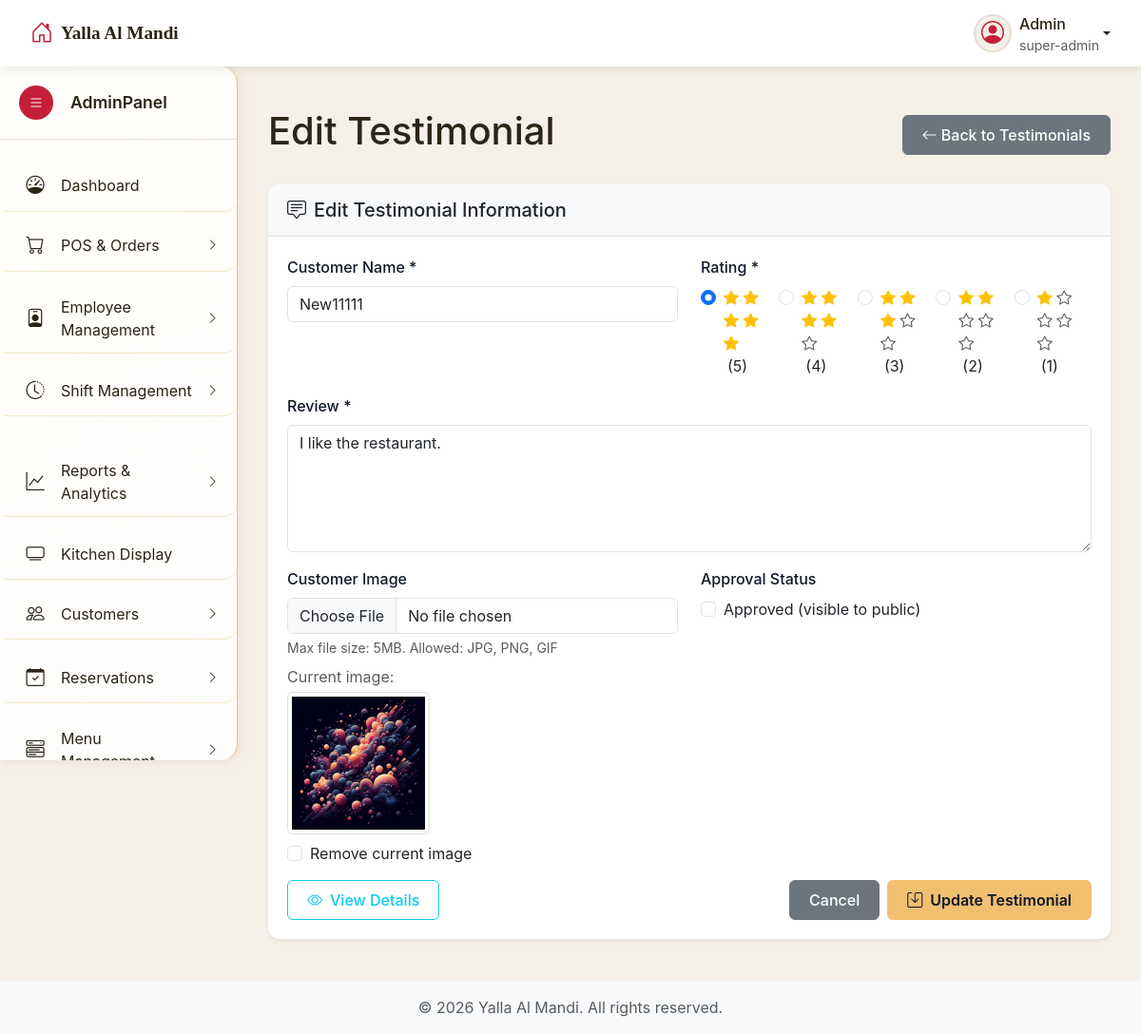
Page /admin/testimonials.php?source=edit_testimonial&id=5 (signed in) on the committed database.
### tables this page shows
CREATE TABLE `testimonials` (
  `id` int NOT NULL,
  `customer_name` varchar(100) NOT NULL,
  `customer_image` varchar(255) DEFAULT NULL,
  `rating` int DEFAULT NULL,
  `review` text NOT NULL,
  `is_approved` tinyint(1) DEFAULT '0',
  `created_at` timestamp NOT NULL DEFAULT CURRENT_TIMESTAMP
);

### admin/includes/edit_testimonial.php (the view, shortened to what this page needs)
<?php
$testimonial_id = (int)$_GET['id'];
$stmt = $connection->prepare("SELECT * FROM testimonials WHERE id = ?");
$stmt->bind_param("i", $testimonial_id);
$stmt->execute();
$result = $stmt->get_result();
$testimonial = $result->fetch_assoc();
$current_image = $testimonial['customer_image'] ?? '';
?>
<div class="main-content">
    <div class="container-fluid">
        <div class="d-flex justify-content-between align-items-center mb-4">
            <h1 class="page-title">Edit Testimonial</h1>
            <a href="testimonials.php" class="btn btn-secondary">
                <i class="bi bi-arrow-left"></i> Back to Testimonials
            </a>
        </div>
        <div class="card shadow-sm">
            <div class="card-header">
                <h5 class="mb-0"><i class="bi bi-chat-square-text me-2"></i>Edit Testimonial Information</h5>
            </div>
            <div class="card-body">
                <form method="POST" action="" enctype="multipart/form-data" id="editTestimonialForm">
                    <div class="row">
                        <div class="col-md-6">
                            <div class="mb-3">
                                <label for="customer_name" class="form-label">Customer Name *</label>
                                <input type="text" class="form-control" id="customer_name" name="customer_name"
                                       value="<?php echo htmlspecialchars($testimonial['customer_name']); ?>" required>
                            </div>
                        </div>
                        <div class="col-md-6">
                            <div class="mb-3">
                                <label for="rating" class="form-label">Rating *</label>
                                <div class="rating-input">
                                    <div class="d-flex align-items-center">
                                        <?php
                                        $selected_rating = $testimonial['rating'] ?? 5;
                                        for ($i = 5; $i >= 1; $i--):
                                        ?>
                                            <div class="form-check form-check-inline">
                                                <input class="form-check-input" type="radio" name="rating" id="rating<?php echo $i; ?>"
                                                       value="<?php echo $i; ?>" <?php echo $selected_rating == $i ? 'checked' : ''; ?> required>
                                                <label class="form-check-label" for="rating<?php echo $i; ?>">
                                                    <?php for ($j = 1; $j <= $i; $j++): ?>
                                                        <i class="bi bi-star-fill text-warning"></i>
                                                    <?php endfor; ?>
                                                    <?php for ($j = $i + 1; $j <= 5; $j++): ?>
                                                        <i class="bi bi-star text-muted"></i>
                                                    <?php endfor; ?>
                                                    <span class="ms-1">(<?php echo $i; ?>)</span>
                                                </label>
                                            </div>
                                        <?php endfor; ?>
                                    </div>
                                </div>
                            </div>
                        </div>
                    </div>
                    <div class="mb-3">
                        <label for="review" class="form-label">Review *</label>
                        <textarea class="form-control" id="review" name="review" rows="5" required><?php echo htmlspecialchars($testimonial['review']); ?></textarea>
                    </div>
                    <div class="row">
                        <div class="col-md-6">
                            <div class="mb-3">
                                <label for="customer_image" class="form-label">Customer Image</label>
                                <input type="file" class="form-control" id="customer_image" name="customer_image"
                                       accept="image/*">
                                <div class="form-text">Max file size: 5MB. Allowed: JPG, PNG, GIF</div>
                                <?php if ($current_image): ?>
                                    <div class="mt-2">
                                        <p class="text-muted mb-1">Current image:</p>
                                        <img src="../uploads/testimonials/<?php echo htmlspecialchars($current_image); ?>"
                                             alt="Current Image" class="img-thumbnail" style="max-width: 150px;"
                                             onerror="this.src='https://ui-avatars.com/api/?name=<?php echo urlencode($testimonial['customer_name']); ?>&background=random'">
                                        <div class="mt-2">
                                            <div class="form-check">
                                                <input class="form-check-input" type="checkbox" id="remove_image" name="remove_image" value="1">
                                                <label class="form-check-label" for="remove_image">
                                                    Remove current image
                                                </label>
                                            </div>
                                        </div>
                                    </div>
                                <?php endif; ?>
                            </div>
                        </div>
                        <div class="col-md-6">
                            <div class="mb-3">
                                <label class="form-label">Approval Status</label>
                                <div class="form-check">
                                    <input class="form-check-input" type="checkbox" id="is_approved" name="is_approved" value="1"
                                           <?php echo $testimonial['is_approved'] ? 'checked' : ''; ?>
                                           <?php echo ($_SESSION['role'] ?? '') === 'employee' ? 'disabled' : ''; ?>>
                                    <label class="form-check-label" for="is_approved">
                                        Approved (visible to public)
                                    </label>
                                </div>
                            </div>
                        </div>
                    </div>
                    <div class="d-flex justify-content-between align-items-center">
                        <div>
                            <a href="testimonials.php?source=view_testimonial&id=<?php echo $testimonial_id; ?>"
                               class="btn btn-outline-info">
                                <i class="bi bi-eye me-2"></i>View Details
                            </a>
                        </div>
                        <div class="d-flex gap-2">
                            <a href="testimonials.php" class="btn btn-secondary">Cancel</a>
                            <button type="submit" class="btn btn-primary">
                                <i class="bi bi-save me-2"></i>Update Testimonial
                            </button>
                        </div>
                    </div>
                </form>
            </div>
        </div>
    </div>
</div>

### admin/resources/css/admin-style.css (style rules this page uses)
body { font-family: 'Inter', 'Segoe UI', sans-serif; background-color: var(--color-beige); color: var(--color-dark-brown); overflow-x: hidden; padding-top: var(--top-nav-height); }
.main-content { margin-left: var(--sidebar-width); padding: 20px; transition: margin-left 0.3s ease; min-height: calc(100vh - var(--top-nav-height)); }
.card { border: none; border-radius: 10px; box-shadow: 0 5px 15px rgba(0, 0, 0, 0.08); transition: all 0.3s ease; }
.card-header { position: relative; left: 0; background-color: var(--color-white); border-bottom: 1px solid var(--color-sand); padding: 15px 20px; font-weight: 600; }
.card-body { padding: 20px; }
.btn { border-radius: 6px; font-weight: 500; padding: 8px 20px; transition: all 0.3s ease; }
.btn-primary { background-color: var(--color-red); border-color: var(--color-red); }
.form-label { font-weight: 500; color: #0f172a; margin-bottom: 0.5rem; }
.card { border: none; border-radius: 12px; }
.card-header { background-color: #f8f9fa; border-bottom: 1px solid #dee2e6; border-radius: 12px 12px 0 0 !important; }
.btn-primary { background: #f1bf70; border-color: #f1bf70; color: #0f172a; font-weight: 600; }

### admin/includes/header.php (style rules this page uses)
:root { --color-red: #c41e3a; --color-red-light: #e84c4c; --color-beige: #f5f1e8; --color-sand: #e6dfd3; --color-dark-brown: #2c2416; --color-soft-black: #1a1a1a; --color-olive: #8a8635; --color-copper: #b87333; --color-white: #ffffff; --color-light-gray: #f8f9fa; --sidebar-width: 250px; --sidebar-collapsed-width: 70px; --top-nav-height: 70px; }

### rows in the picture
testimonials: customer_name "New11111", rating "☑ (5)", rating "☐ (4)", rating "☐ (3)", rating "☐ (2)", rating "☐ (1)", review "I like the restaurant.", customer_image (picture)

### other values in the picture
$current_user['username'] "Admin"
$_SESSION['role'] "super-admin"
